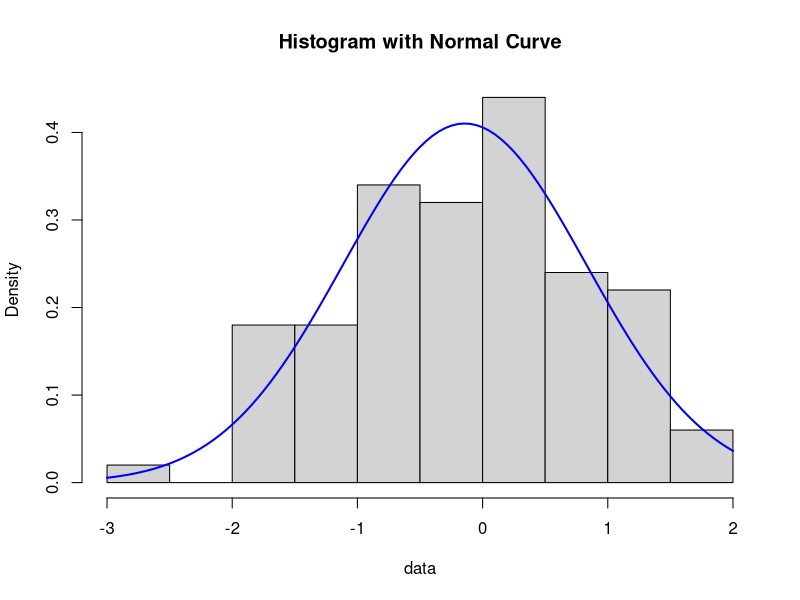
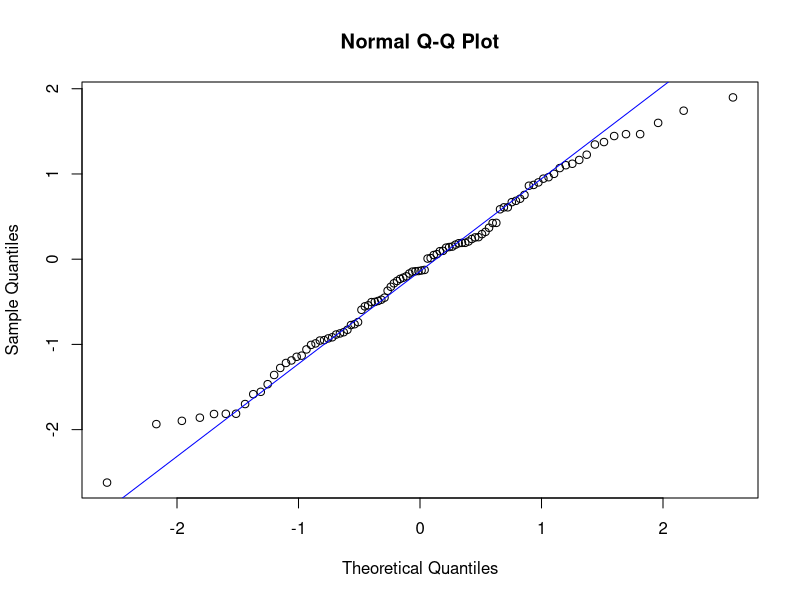

Write R code to recreate these figures, in order.
## ---- chunk 1
set.seed(1031)
sample_size = 100
data = rnorm(sample_size)
hist(data, probability = TRUE, main = "Histogram with Normal Curve")
curve(dnorm(x, mean = mean(data), sd = sd(data)), add = TRUE, col = "blue", lwd = 2)
## ---- chunk 2
qqnorm(data)
qqline(data, col = 'blue')
